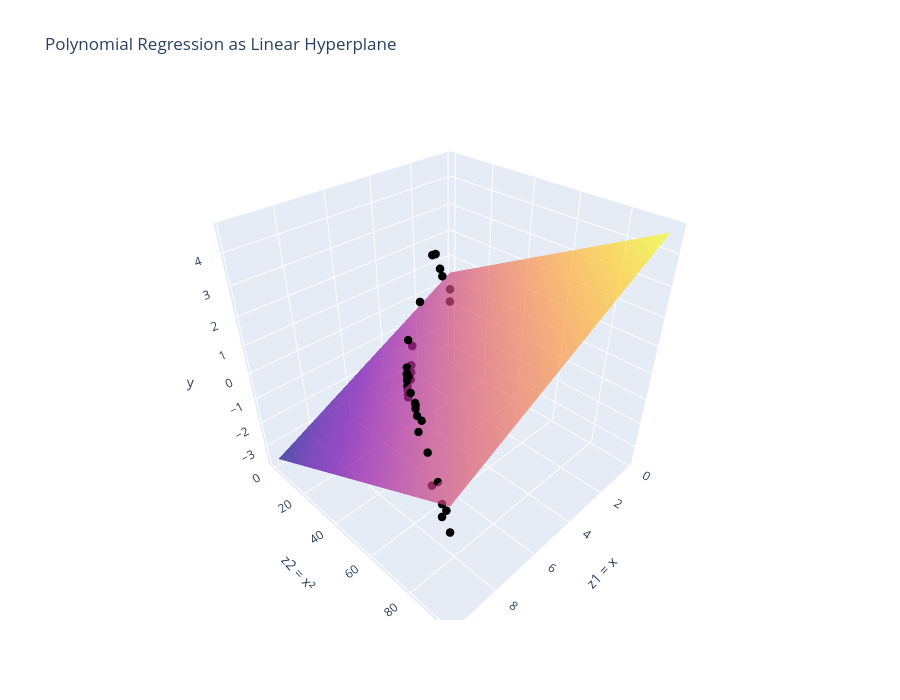

Notebook code for this chart:
### Code cell
import numpy as np
import plotly.graph_objects as go
import pandas as pd

from sklearn.linear_model import LinearRegression
from sklearn.preprocessing import PolynomialFeatures

# Generate Dataset
np.random.seed(0)

X = np.sort(np.random.rand(40, 1) * 10, axis=0)
y = np.sin(X).ravel() + np.random.randn(40) * 0.5

# print("Data before Polynomial Features:", X, y)
df_original = pd.DataFrame({
    'x': X.ravel(),
    'y': y
})
df_original.to_csv("original_data.csv", index=False)

degree = 2

poly = PolynomialFeatures(degree=degree, include_bias=False)
X_poly = poly.fit_transform(X)

df_poly = pd.DataFrame({
    'z1_x': X_poly[:, 0],
    'z2_x_squared': X_poly[:, 1],
    'y': y
})

df_poly.to_csv("polynomial_feature_space.csv", index=False)

# X_poly:
# column 0 -> x
# column 1 -> x^2

model = LinearRegression()
model.fit(X_poly, y)

# Create Grid in Higher-Dimensional Space
z1_range = np.linspace(X_poly[:,0].min(), X_poly[:,0].max(), 50)
z2_range = np.linspace(X_poly[:,1].min(), X_poly[:,1].max(), 50)

z1_grid, z2_grid = np.meshgrid(z1_range, z2_range)

# ---------------------------------------------------
# Linear Hyperplane in Feature Space
#
# y = w0 + w1*z1 + w2*z2
# ---------------------------------------------------
y_grid = (
    model.intercept_
    + model.coef_[0] * z1_grid
    + model.coef_[1] * z2_grid
)


fig = go.Figure()

# Data points
fig.add_trace(
    go.Scatter3d(
        x=X_poly[:,0],      # z1 = x
        y=X_poly[:,1],      # z2 = x^2
        z=y,
        mode='markers',
        marker=dict(size=5, color='black'),
        name='Data'
    )
)

# Hyperplane
fig.add_trace(
    go.Surface(
        x=z1_grid,
        y=z2_grid,
        z=y_grid,
        opacity=0.7,
        showscale=False,
        name='Linear Hyperplane'
    )
)

fig.update_layout(
    title="Polynomial Regression as Linear Hyperplane",
    scene=dict(
        xaxis_title='z1 = x',
        yaxis_title='z2 = x²',
        zaxis_title='y'
    ),
    width=900,
    height=700
)

fig.show()

### Figure 1 — Plotly figure (JSON) as saved in the notebook; plotly's stock layout.template omitted (floating-point values rounded to 4 significant figures; data arrays with more than 128 entries replaced by an {"elided": "..."} marker saying what was removed)
{"data": [{"marker": {"color": "black", "size": 5}, "mode": "markers", "name": "Data", "type": "scatter3d", "x": [0.1879, 0.2022, 0.7104, 0.8713, 1.183, 1.434, 2.646, 3.834, 4.147, 4.237, 4.376, 4.562, 4.615, 5.218, 5.289, 5.449, 5.488, 5.68, 5.684, 6.028, 6.121, 6.169, 6.176, 6.399, 6.459, 6.818, 7.152, 7.742, 7.782, 7.805, 7.917, 7.992, 8.326, 8.7, 8.918, 9.256, 9.437, 9.447, 9.637, 9.786], "y": [0.03531, 0.04088, 0.5046, 0.7592, 1.399, 2.055, 6.999, 14.7, 17.19, 17.95, 19.15, 20.81, 21.3, 27.23, 27.97, 29.69, 30.12, 32.27, 32.31, 36.33, 37.47, 38.06, 38.15, 40.95, 41.72, 46.49, 51.15, 59.94, 60.55, 60.92, 62.68, 63.87, 69.33, 75.69, 79.53, 85.67, 89.07, 89.24, 92.86, 95.77], "z": [-0.2571, -0.7896, 0.4782, 0.8433, 1.541, 1.592, 0.2823, -0.7899, -1.368, -1.599, -1.797, -0.01325, -1.25, -1.094, -1.465, -0.3521, -1.521, -0.6733, -1.011, -0.05933, -0.4169, -0.7039, -0.1207, 0.3299, 0.2081, 0.6611, 0.4463, 0.8124, 0.6611, 0.819, 0.5914, 0.1274, 0.9793, 0.462, -0.3295, 0.3994, -0.4664, 0.004063, 0.1543, -0.2891]}, {"name": "Linear Hyperplane", "opacity": 0.7, "showscale": false, "type": "surface", "x": {"elided": "50x50 float values"}, "y": {"elided": "50x50 float values"}, "z": {"elided": "50x50 float values"}}], "layout": {"height": 700, "scene": {"xaxis": {"title": {"text": "z1 = x"}}, "yaxis": {"title": {"text": "z2 = x²"}}, "zaxis": {"title": {"text": "y"}}}, "title": {"text": "Polynomial Regression as Linear Hyperplane"}, "width": 900}}
